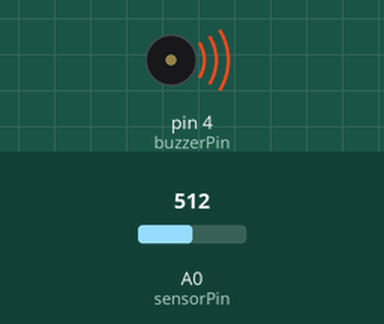
Bench run of a sketch on a simulated Arduino Uno, built with avr-gcc and run on an emulated ATmega328P. Parts: buzzer (waves = sounding). Inputs (shaded band) come from the test bench; at power-on: A0 (sensorPin) = 512. What the sketch prints to the serial monitor is not drawn.

Above: at 2.8 s.
2.9 s: A0 (sensorPin) set to 311
6.4 s: A0 (sensorPin) set to 285
At 7.6 s:
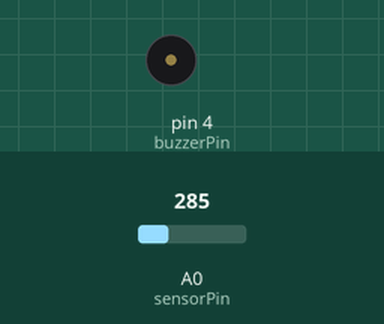
9.1 s: A0 (sensorPin) set to 306
At 10.8 s:
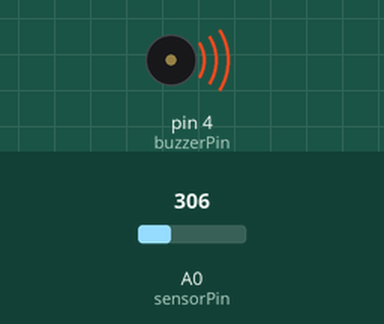
15.1 s: A0 (sensorPin) set to 290
At 15.1 s:
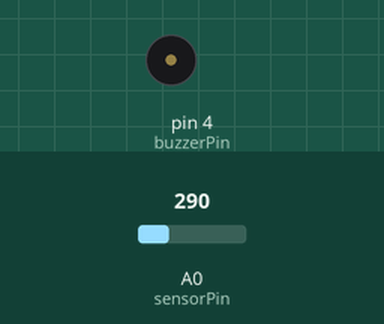
Timing chart, 0 to 18.1 s (numbered marks = the images above; inputs shaded):
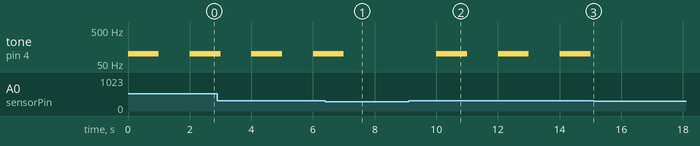

Measured:
- the behaviour switches between 301 and 300 on A0 (sensorPin) (found by bisection; images 0 and 1)
- after the input at 6.4 s, tone on pin 4 (buzzerPin): goes on until 7.0 s, then stays silent
- after the input at 9.1 s, tone on pin 4 (buzzerPin): alternates 100 Hz for 1.0 s and silent for 1.0 s, starting after 0.90 s
- after the input at 15.1 s, tone on pin 4 (buzzerPin): stays silent (without the input it goes to 100 Hz after 0.90 s)
- by itself, tone on pin 4 (buzzerPin): alternates 100 Hz for 1.0 s and silent for 1.0 s

The sketch:

sketch_mar23a.ino
```cpp
const int sensorPin=A0;
int val =0;
int buzzerPin = 4;
void setup() {
  // put your setup code here, to run once:
Serial.begin(9600);
Serial.println("Set Up ");
}

void loop() {
  // put your main code here, to run repeatedly:
val = analogRead(sensorPin);
Serial.println(" Sensor Val :  ");
Serial.print(val);
if(val>300){
          tone( buzzerPin, 100, 1000);
  }
delay(2000);
}
```
